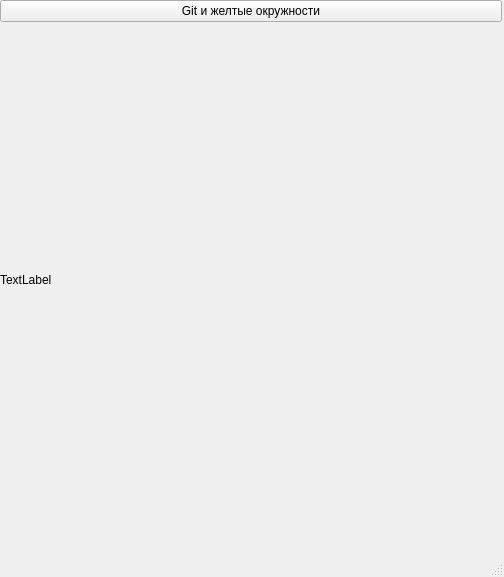
<?xml version="1.0" encoding="UTF-8"?>
<ui version="4.0">
 <class>MainWindow</class>
 <widget class="QMainWindow" name="MainWindow">
  <property name="geometry">
   <rect>
    <x>0</x>
    <y>0</y>
    <width>504</width>
    <height>577</height>
   </rect>
  </property>
  <property name="windowTitle">
   <string>MainWindow</string>
  </property>
  <widget class="QWidget" name="centralwidget">
   <widget class="QWidget" name="verticalLayoutWidget">
    <property name="geometry">
     <rect>
      <x>0</x>
      <y>0</y>
      <width>502</width>
      <height>531</height>
     </rect>
    </property>
    <layout class="QVBoxLayout" name="verticalLayout">
     <item>
      <widget class="QPushButton" name="pushButton">
       <property name="text">
        <string>Git и желтые окружности</string>
       </property>
      </widget>
     </item>
     <item>
      <widget class="QLabel" name="label">
       <property name="minimumSize">
        <size>
         <width>500</width>
         <height>500</height>
        </size>
       </property>
       <property name="text">
        <string>TextLabel</string>
       </property>
      </widget>
     </item>
    </layout>
   </widget>
  </widget>
  <widget class="QMenuBar" name="menubar">
   <property name="geometry">
    <rect>
     <x>0</x>
     <y>0</y>
     <width>504</width>
     <height>21</height>
    </rect>
   </property>
  </widget>
  <widget class="QStatusBar" name="statusbar"/>
 </widget>
 <resources/>
 <connections/>
</ui>
